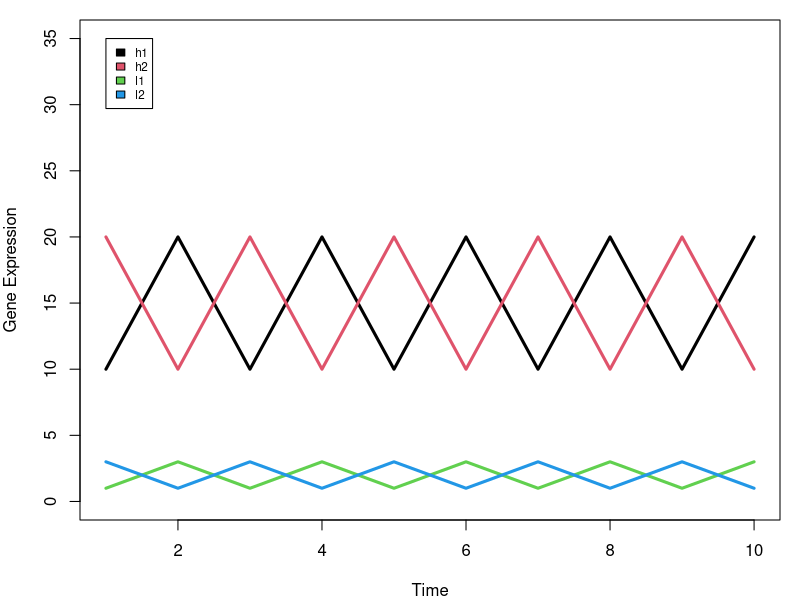
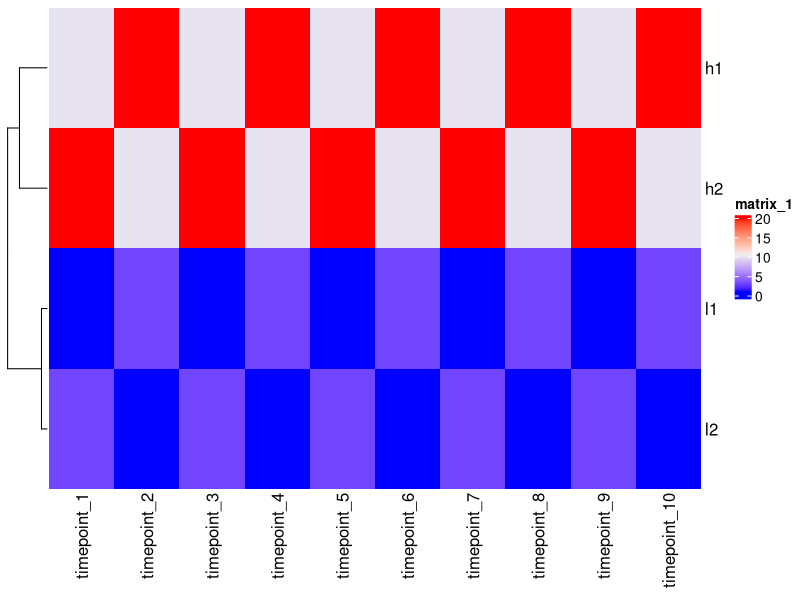
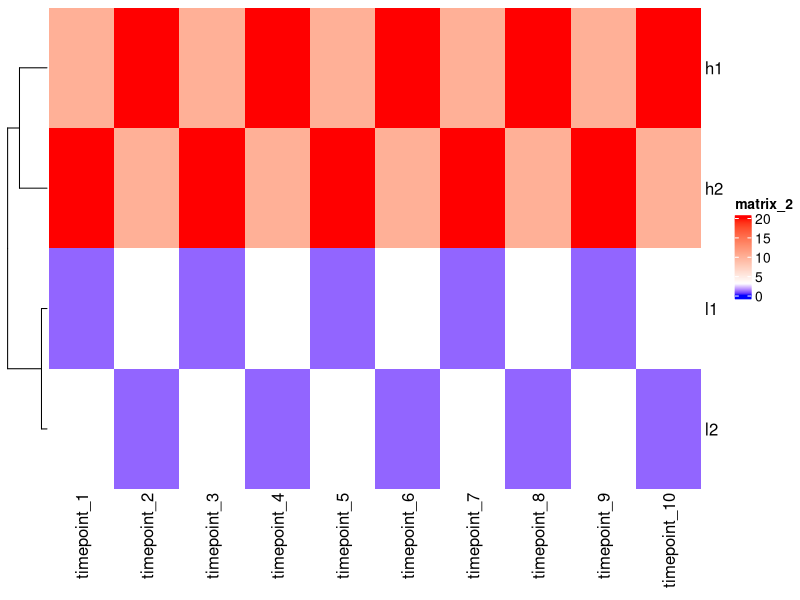
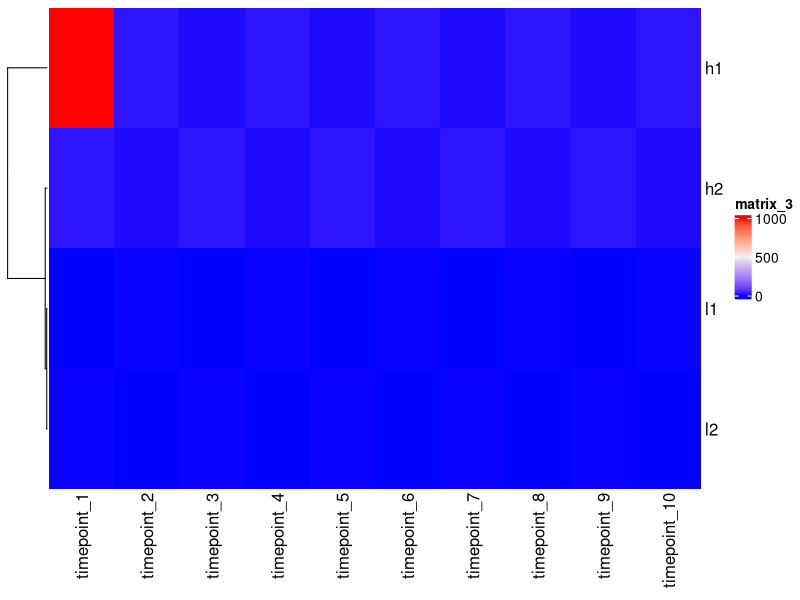
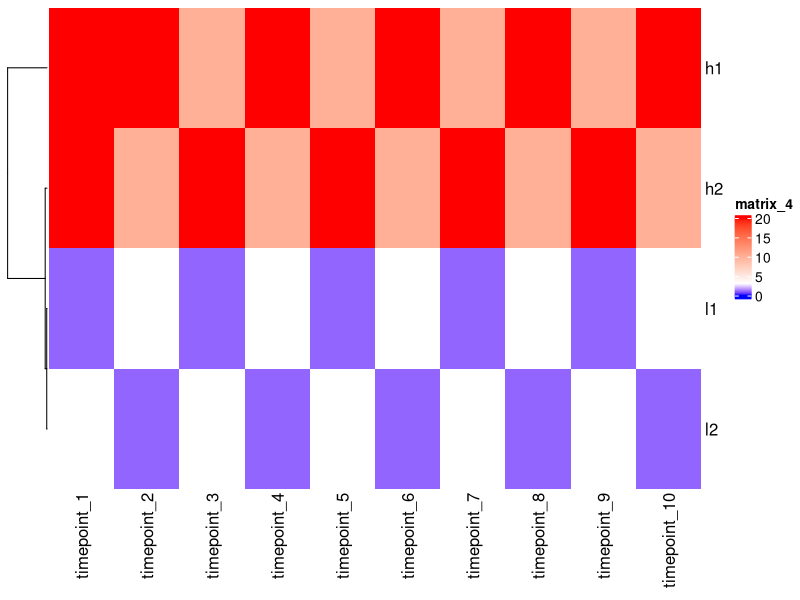
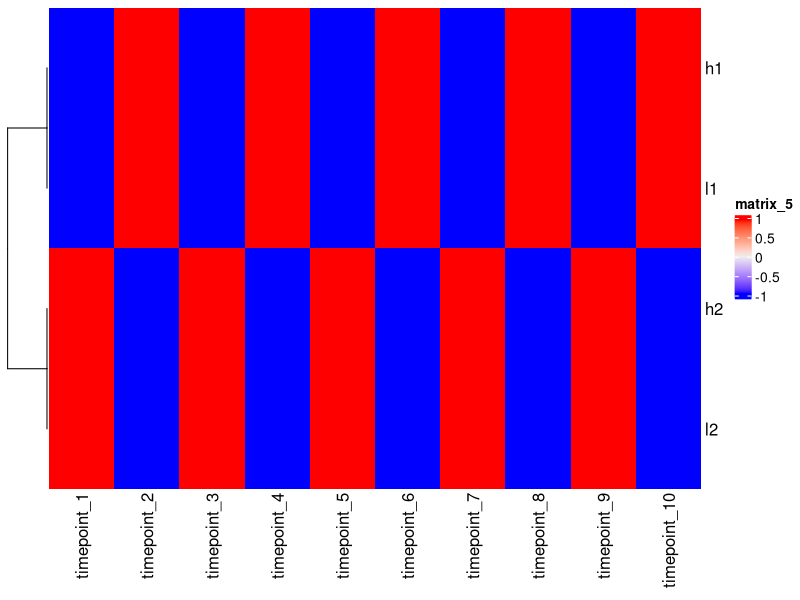
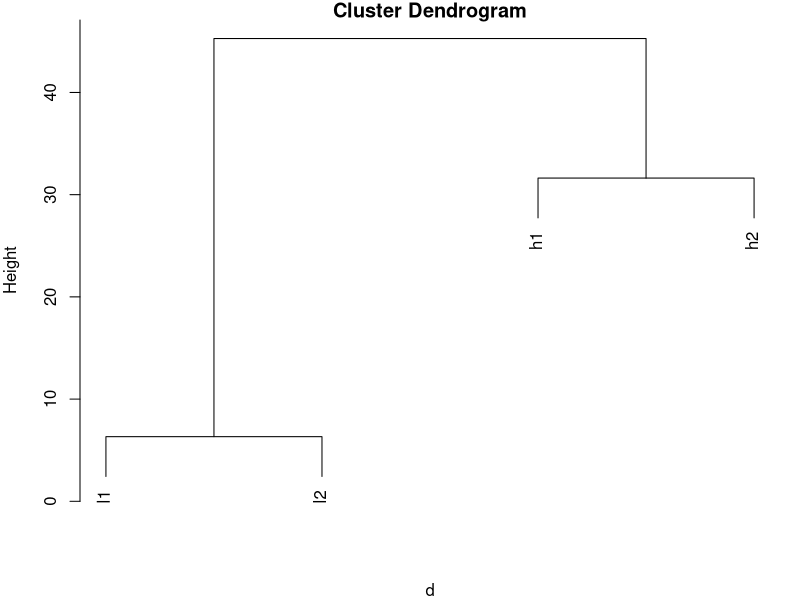
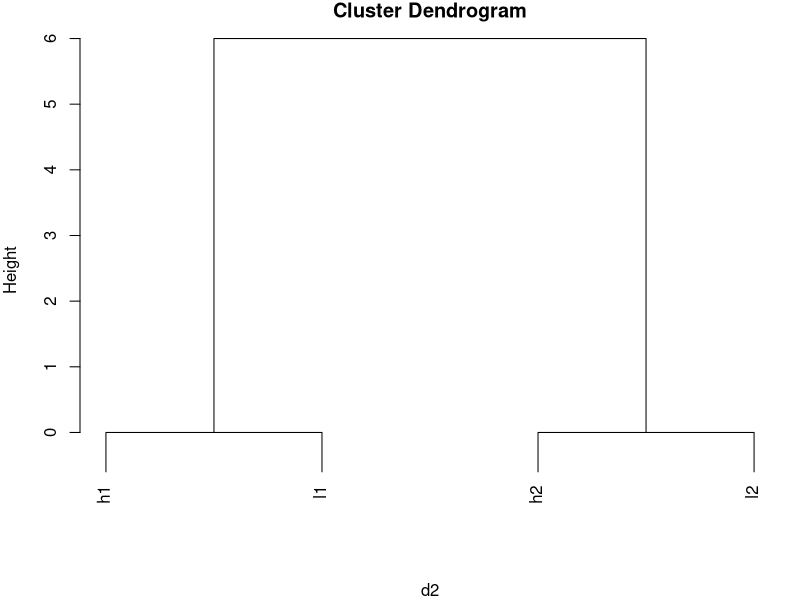

Write R code to recreate these figures, in order.
## ---- chunk 1
#| message: false
#| warning: false
library(ComplexHeatmap)
## ---- chunk 2
h1 <- c(10,20,10,20,10,20,10,20,10,20)
h2 <- c(20,10,20,10,20,10,20,10,20,10)

l1 <- c(1,3,1,3,1,3,1,3,1,3)
l2 <- c(3,1,3,1,3,1,3,1,3,1)

mat <- rbind(h1,h2,l1,l2)
colnames(mat) <- paste0("timepoint_", 1:10)
mat
## ---- chunk 3
par(mfrow = c(1,1), mar = c(4,4,1,1))
plot(1:10, rep(0,10), ylim = c(0,35), pch = "", xlab = "Time", ylab = "Gene Expression")

for (i in 1:nrow(mat)) {
  lines(1:10, mat[i,], lwd = 3, col = i)
}

legend(1,35,rownames(mat), 1:4, cex = 0.7)
## ---- chunk 4
Heatmap(mat, cluster_columns = F)

quantile(mat, c(0, 0.1, 0.5, 0.9))
## ---- chunk 5
col_fun <- circlize::colorRamp2(c(0, 3, 20), c("blue", "white", "red"))

Heatmap(mat, cluster_columns = F, col = col_fun)
## ---- chunk 6
mat2 <- mat
mat2[1,1] <- 1000

Heatmap(mat2, cluster_columns = F)
Heatmap(mat2, cluster_columns = F, col = col_fun)
## ---- chunk 7
scaled_mat <- t(scale(t(mat)))

scaled_mat

Heatmap(scaled_mat, cluster_columns = F)

## ---- chunk 8
?dist

d <- dist(mat)
d
## ---- chunk 9
?hclust

hclust(d)

plot(hclust(d))
## ---- chunk 10
d2 <- dist(scaled_mat)

plot(hclust(d2))
## ---- chunk 11
?Heatmap
